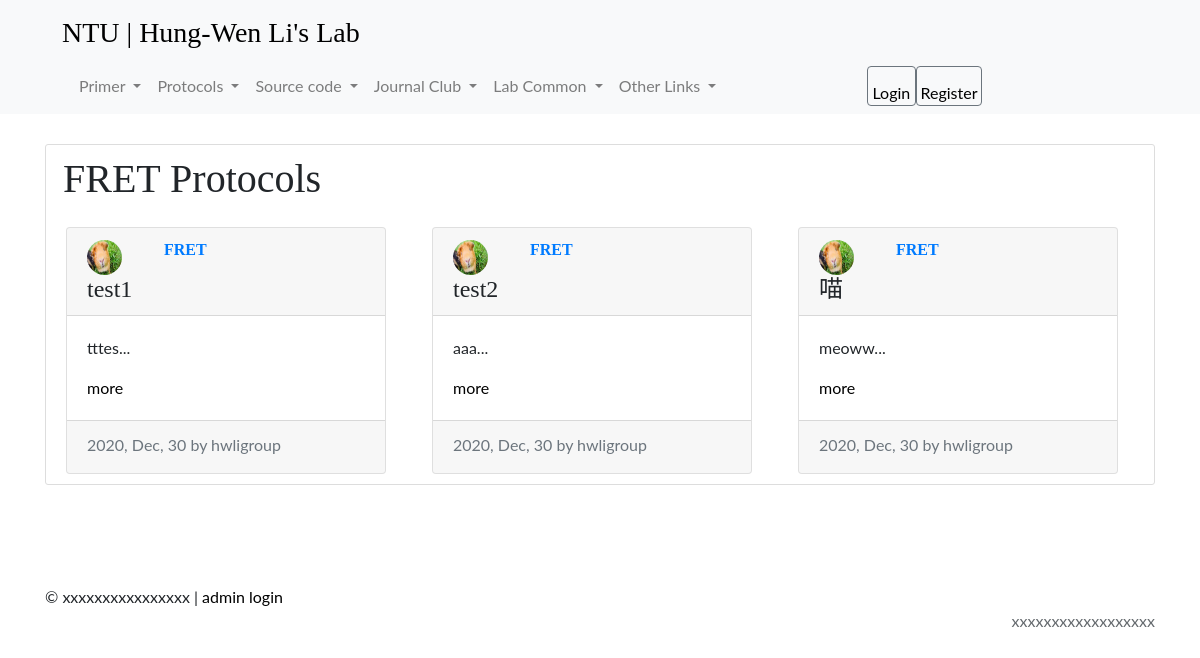
Before: /protocols/FRET/ with the older database file.
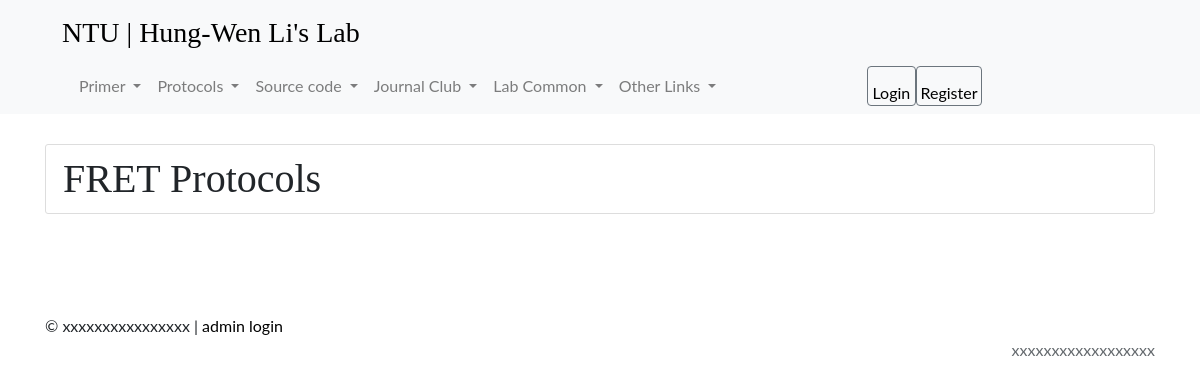
After: the same page with the newer database file.
### posts/models.py (models this page shows, shortened)
class Post(models.Model):
    title = models.CharField(max_length=100)
    category = models.ForeignKey('Category', related_name='Project', null=True, on_delete=models.CASCADE)
    file = models.FileField(upload_to=make_file_path, blank=True)
    content = models.TextField()
    date_posted = models.DateTimeField(default=timezone.now)
    author = models.ForeignKey(User, on_delete=models.CASCADE)

class Category(models.Model):
    name = models.CharField(max_length=100)
    def __str__(self):
        return self.name

### users/models.py (models this page shows, shortened)
class Profile(models.Model):
    user = models.OneToOneField(User, on_delete=models.CASCADE)
    image = models.ImageField(default='default.jpg', upload_to='picture_pics')

### posts/views.py (the view)
# urls.py: path('protocols/FRET/', posts_views.protocols_FRET, name='protocols_FRET'),
def protocols_FRET(request):
    FRETposts = Post.objects.filter(category__name="FRET")
    context = {
        'FRETposts':FRETposts
    }
    return render(request, 'posts/protocols_FRET.html', context)

### posts/templates/posts/protocols_FRET.html
{% extends 'posts/base.html' %}
{% block content %}
<div style="margin:30px 0px 100px 0px;" class="content-section">
    <div class="row">
        <h1 class="mb-0">FRET Protocols</h1>
        {% for post in FRETposts %}
        <div class="col-lg-4">
            <div class="card mt-4" style="width: 20rem;">
                <div class="card-header">
                    <div class="row">
                        <div class="col-3">
                            <img class="rounded-circle article-img" src="{{ post.author.profile.image.url }}">
                        </div>
                        <div class="col-8">
                            <h6><strong class="d-inline-block mb-12 text-primary">{{ post.category }}</strong></h6>
                        </div>
                        <div class="col-12">
                            <h4 class="mb-0" align=justify>{{ post.title }}</h4>
                        </div>
                    </div>
                </div>
                <div class="card-body">
                  <p class="article-content">{{ post.content|slice:"0:5" }}...</p>
                  <a href="{% url 'postdetail' post.pk %}" class="stretched-link">more</a>
                </div>
                <div class="card-footer">
                    <div class="mb-1 text-muted">{{ post.date_posted|date:"Y, M, d" }} by {{ post.author }}</div>
                </div>
            </div>
        </div>
        {% endfor %}
    </div>
{% endblock  %}

Changed rows visible on the page:
removed Post: author.profile.image (picture), category "FRET", title "test1", content "tttes", date_posted "2020, Dec, 30", author "hwligroup"
removed Post: author.profile.image (picture), category "FRET", title "test2", content "aaa", date_posted "2020, Dec, 30", author "hwligroup"
removed Post: author.profile.image (picture), category "FRET", title "喵", content "meoww", date_posted "2020, Dec, 30", author "hwligroup"
